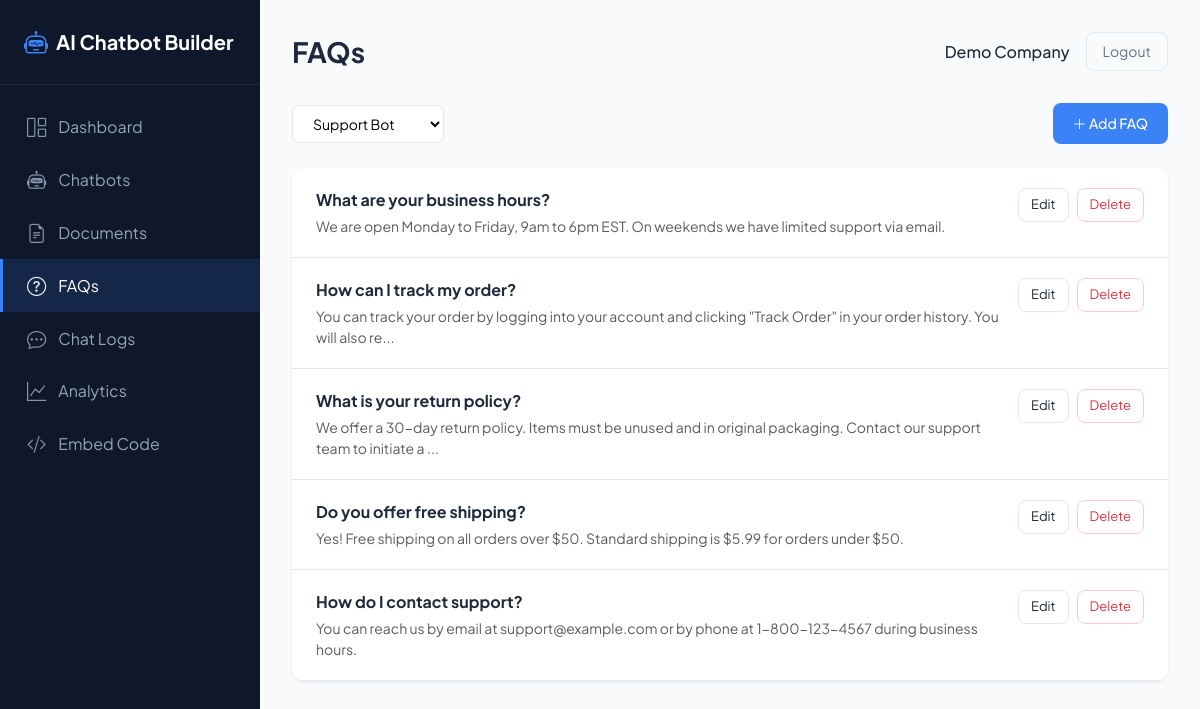
/admin/faqs.php (signed in), run on the app's committed database.
### tables this page shows
CREATE TABLE businesses (
    id INT AUTO_INCREMENT PRIMARY KEY,
    name VARCHAR(255) NOT NULL,
    email VARCHAR(255) NOT NULL UNIQUE,
    password_hash VARCHAR(255) NOT NULL,
    website_url VARCHAR(500),
    created_at TIMESTAMP DEFAULT CURRENT_TIMESTAMP,
    updated_at TIMESTAMP DEFAULT CURRENT_TIMESTAMP ON UPDATE CURRENT_TIMESTAMP,
    status ENUM('active', 'suspended', 'pending') DEFAULT 'active'
);

CREATE TABLE chatbot_faqs (
    id INT AUTO_INCREMENT PRIMARY KEY,
    bot_id INT NOT NULL,
    question TEXT NOT NULL,
    answer TEXT NOT NULL,
    sort_order INT DEFAULT 0,
    created_at TIMESTAMP DEFAULT CURRENT_TIMESTAMP,
    updated_at TIMESTAMP DEFAULT CURRENT_TIMESTAMP ON UPDATE CURRENT_TIMESTAMP,
    FOREIGN KEY (bot_id) REFERENCES chatbot_bots(id) ON DELETE CASCADE
);

### includes/auth.php (called while the page is built, shortened)
<?php
require_once __DIR__ . '/../config/database.php';
function isLoggedIn(): bool {
    return isset($_SESSION['business_id']);
}
function getCurrentBusiness(): ?array {
    $db = Database::getInstance();
    return $db->fetchOne("SELECT id, name, email, website_url FROM businesses WHERE id = ? AND status = 'active'", [$_SESSION['business_id']]);
}

### config/database.php (called while the page is built, shortened)
<?php
class Database {
    private static $instance = null;
    private $pdo;
    private function __construct() {
        $dsn = "mysql:host=" . DB_HOST . ";dbname=" . DB_NAME . ";charset=" . DB_CHARSET;
        $options = [
            PDO::ATTR_ERRMODE => PDO::ERRMODE_EXCEPTION,
            PDO::ATTR_DEFAULT_FETCH_MODE => PDO::FETCH_ASSOC,
            PDO::ATTR_EMULATE_PREPARES => false,
        ];
        $this->pdo = new PDO($dsn, DB_USER, DB_PASS, $options);
    }
    public static function getInstance(): Database {
        if (self::$instance === null) {
            self::$instance = new self();
        }
        return self::$instance;
    }
    public function query(string $sql, array $params = []): PDOStatement {
        $stmt = $this->pdo->prepare($sql);
        $stmt->execute($params);
        return $stmt;
    }
    public function fetchAll(string $sql, array $params = []): array {
        return $this->query($sql, $params)->fetchAll();
    }
    public function fetchOne(string $sql, array $params = []): ?array {
        $result = $this->query($sql, $params)->fetch();
        return $result ?: null;
    }
}

### admin/faqs.php (the view, shortened to what this page needs)
<?php
$pageTitle = 'FAQs';
require_once __DIR__ . '/includes/header.php';
require_once __DIR__ . '/../config/database.php';
$db = Database::getInstance();
$businessId = $_SESSION['business_id'];
$botId = (int)($_GET['bot_id'] ?? 0);
$bots = $db->fetchAll("SELECT id, name FROM chatbot_bots WHERE business_id = ?", [$businessId]);
if (!$botId && !empty($bots)) $botId = (int)$bots[0]['id'];
$faqs = [];
if ($botId) {
    $faqs = $db->fetchAll("SELECT * FROM chatbot_faqs WHERE bot_id = ? ORDER BY sort_order, id", [$botId]);
}
?>
<div class="page-toolbar">
    <select class="select-modern" onchange="location.href='?bot_id='+this.value">
        <?php foreach ($bots as $b): ?><option value="<?= $b['id'] ?>" <?= $botId == $b['id'] ? 'selected' : '' ?>><?= htmlspecialchars($b['name']) ?></option><?php endforeach; ?>
    </select>
    <button class="btn-primary-modern" data-bs-toggle="modal" data-bs-target="#addFaqModal"><i class="bi bi-plus-lg"></i> Add FAQ</button>
</div>
<?php if (empty($bots)): ?>
<div class="content-card">
    <div class="card-body text-center py-5">
        <i class="bi bi-question-circle" style="font-size:3rem;color:#94a3b8"></i>
        <p class="mt-3 text-muted mb-0">Create a chatbot first.</p>
    </div>
</div>
<?php else: ?>
<div class="content-card">
    <div class="card-body p-0">
        <?php foreach ($faqs as $f): ?>
        <div class="faq-item" style="padding:1.25rem 1.5rem;border-bottom:1px solid #e2e8f0;display:flex;justify-content:space-between;align-items:flex-start;gap:1rem">
            <div class="flex-grow-1">
                <strong style="display:block;margin-bottom:0.25rem"><?= htmlspecialchars($f['question']) ?></strong>
                <p class="mb-0 small text-muted"><?= htmlspecialchars(substr($f['answer'], 0, 120)) ?><?= strlen($f['answer']) > 120 ? '...' : '' ?></p>
            </div>
            <div class="d-flex gap-2">
                <button class="btn-outline-modern btn-sm" data-bs-toggle="modal" data-bs-target="#editFaqModal" onclick="editFaq(<?= htmlspecialchars(json_encode($f)) ?>)">Edit</button>
                <a href="?bot_id=<?= $botId ?>&delete=<?= $f['id'] ?>" class="btn-outline-modern btn-sm text-danger" style="border-color:#fecaca" onclick="return confirm('Delete this FAQ?')">Delete</a>
            </div>
        </div>
        <?php endforeach; ?>
    </div>
</div>
<?php endif; ?>
<?php require_once __DIR__ . '/includes/footer.php'; ?>

### admin/includes/header.php (shortened to what this page needs)
<?php
require_once __DIR__ . '/../../includes/auth.php';
$business = getCurrentBusiness();
$currentPage = basename($_SERVER['PHP_SELF'], '.php');
?>
<!DOCTYPE html>
<html lang="en">
<head>
    <link href="https://cdn.jsdelivr.net/npm/bootstrap@5.3.2/dist/css/bootstrap.min.css" rel="stylesheet">
    <link href="https://cdn.jsdelivr.net/npm/bootstrap-icons@1.11.1/font/bootstrap-icons.css" rel="stylesheet">
    <link href="<?= APP_URL ?>/assets/css/admin.css" rel="stylesheet">
</head>
<body>
    <div class="admin-layout">
        <aside class="admin-sidebar">
            <a href="<?= APP_URL ?>/admin/dashboard.php" class="brand">
                <i class="bi bi-robot"></i>
                AI Chatbot Builder
            </a>
            <nav>
                <a href="<?= APP_URL ?>/admin/dashboard.php" class="nav-link <?= $currentPage === 'dashboard' ? 'active' : '' ?>">
                    <i class="bi bi-grid-1x2"></i> Dashboard
                </a>
                <a href="<?= APP_URL ?>/admin/bots.php" class="nav-link <?= $currentPage === 'bots' ? 'active' : '' ?>">
                    <i class="bi bi-robot"></i> Chatbots
                </a>
                <a href="<?= APP_URL ?>/admin/documents.php" class="nav-link <?= $currentPage === 'documents' ? 'active' : '' ?>">
                    <i class="bi bi-file-earmark-text"></i> Documents
                </a>
                <a href="<?= APP_URL ?>/admin/faqs.php" class="nav-link <?= $currentPage === 'faqs' ? 'active' : '' ?>">
                    <i class="bi bi-question-circle"></i> FAQs
                </a>
                <a href="<?= APP_URL ?>/admin/chats.php" class="nav-link <?= in_array($currentPage, ['chats','chat-view']) ? 'active' : '' ?>">
                    <i class="bi bi-chat-dots"></i> Chat Logs
                </a>
                <a href="<?= APP_URL ?>/admin/analytics.php" class="nav-link <?= $currentPage === 'analytics' ? 'active' : '' ?>">
                    <i class="bi bi-graph-up"></i> Analytics
                </a>
                <a href="<?= APP_URL ?>/admin/embed.php" class="nav-link <?= $currentPage === 'embed' ? 'active' : '' ?>">
                    <i class="bi bi-code-slash"></i> Embed Code
                </a>
            </nav>
        </aside>
        <main class="admin-main">
            <div class="admin-header">
                <h1><?= htmlspecialchars($pageTitle ?? 'Dashboard') ?></h1>
                <div class="admin-user">
                    <span class="name"><?= htmlspecialchars($business['name']) ?></span>
                    <a href="<?= APP_URL ?>/logout.php" class="btn-logout">Logout</a>
                </div>
            </div>

### admin/includes/footer.php (shortened to what this page needs)
    </main>
</body>
</html>

### assets/css/admin.css (style rules this page uses)
:root { --sidebar-bg: #0f172a; --sidebar-hover: #1e293b; --sidebar-active: #3b82f6; --sidebar-text: #94a3b8; --sidebar-text-active: #fff; --main-bg: #f8fafc; --card-bg: #fff; --card-shadow: 0 1px 3px rgba(0,0,0,.08); --card-shadow-hover: 0 4px 12px rgba(0,0,0,.1); --primary: #3b82f6; --primary-hover: #2563eb; --text: #1e293b; --text-muted: #64748b; --border: #e2e8f0; --success: #10b981; --danger: #ef4444; --radius: 12px; --radius-sm: 8px; }
* { box-sizing: border-box; }
body { font-family: 'Plus Jakarta Sans', system-ui, sans-serif; background: var(--main-bg); color: var(--text); margin: 0; min-height: 100vh; }
.admin-layout { display: flex; min-height: 100vh; }
.admin-sidebar { width: 260px; background: var(--sidebar-bg); color: var(--sidebar-text); flex-shrink: 0; position: fixed; height: 100vh; overflow-y: auto; z-index: 100; }
.admin-sidebar .brand { padding: 1.5rem; font-weight: 700; font-size: 1.25rem; color: #fff; display: flex; align-items: center; gap: 0.5rem; text-decoration: none; border-bottom: 1px solid rgba(255,255,255,.08); }
.admin-sidebar .brand i { font-size: 1.5rem; color: var(--primary); }
.admin-sidebar nav { padding: 1rem 0; }
.admin-sidebar .nav-link { display: flex; align-items: center; gap: 0.75rem; padding: 0.75rem 1.5rem; color: var(--sidebar-text); text-decoration: none; border-left: 3px solid transparent; transition: all .2s; }
.admin-sidebar .nav-link.active { background: rgba(59,130,246,.15); color: var(--sidebar-text-active); border-left-color: var(--primary); }
.admin-sidebar .nav-link i { font-size: 1.2rem; opacity: .9; }
.admin-main { flex: 1; margin-left: 260px; padding: 2rem; min-height: 100vh; }
.admin-header { display: flex; justify-content: space-between; align-items: center; margin-bottom: 2rem; }
.admin-header h1 { font-size: 1.75rem; font-weight: 700; margin: 0; color: var(--text); }
.admin-user { display: flex; align-items: center; gap: 1rem; }
.admin-user .name { font-weight: 500; color: var(--text); }
.admin-user .btn-logout { padding: 0.5rem 1rem; background: transparent; border: 1px solid var(--border); border-radius: var(--radius-sm); color: var(--text-muted); text-decoration: none; font-size: 0.875rem; transition: all .2s; }
.content-card { background: var(--card-bg); border-radius: var(--radius); box-shadow: var(--card-shadow); overflow: hidden; }
.content-card .card-body { padding: 1.5rem; }
.btn-primary-modern { background: var(--primary); color: #fff; border: none; padding: 0.625rem 1.25rem; border-radius: var(--radius-sm); font-weight: 500; font-size: 0.875rem; cursor: pointer; transition: background .2s; }
.btn-outline-modern { background: transparent; border: 1px solid var(--border); color: var(--text); padding: 0.5rem 1rem; border-radius: var(--radius-sm); font-size: 0.875rem; text-decoration: none; display: inline-block; transition: all .2s; }
.page-toolbar { display: flex; justify-content: space-between; align-items: center; flex-wrap: wrap; gap: 1rem; margin-bottom: 1.5rem; }
.select-modern { padding: 0.5rem 2rem 0.5rem 1rem; border: 1px solid var(--border); border-radius: var(--radius-sm); font-size: 0.875rem; background: #fff; }
.btn-sm { padding: 0.375rem 0.75rem; font-size: 0.8125rem; }

### data on the page
businesses: name "Demo Company"
chatbot_faqs: question "What are your business hours?", answer "We are open Monday to Friday, 9am to 6pm EST. On weekends we have limited support via email."
chatbot_faqs: question "How can I track my order?", answer "You can track your order by logging into your account and clicking \"Track Order\" in your order history. You will also re"
chatbot_faqs: question "What is your return policy?", answer "We offer a 30-day return policy. Items must be unused and in original packaging. Contact our support team to initiate a"
chatbot_faqs: question "Do you offer free shipping?", answer "Yes! Free shipping on all orders over $50. Standard shipping is $5.99 for orders under $50."
chatbot_faqs: question "How do I contact support?", answer "You can reach us by email at support@example.com or by phone at 1-800-123-4567 during business hours."

### other printed values
$pageTitle "FAQs"
form field value "Support Bot"
